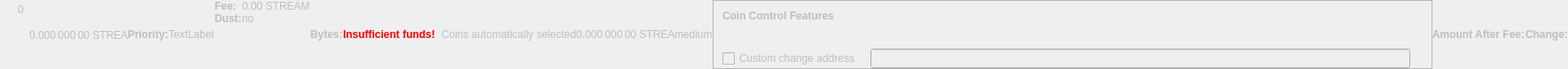
    <widget class="QWidget" name="dummyHideWidget" native="true">
     <property name="enabled">
      <bool>false</bool>
     </property>
     <property name="maximumSize">
      <size>
       <width>100</width>
       <height>22</height>
      </size>
     </property>
     <layout class="QHBoxLayout" name="dummyHideLayout">
      <property name="spacing">
       <number>0</number>
      </property>
      <property name="leftMargin">
       <number>0</number>
      </property>
      <property name="topMargin">
       <number>0</number>
      </property>
      <property name="rightMargin">
       <number>0</number>
      </property>
      <property name="bottomMargin">
       <number>0</number>
      </property>
      <item>
       <layout class="QFormLayout" name="formLayoutCoinControl1">
        <property name="horizontalSpacing">
         <number>10</number>
        </property>
        <property name="verticalSpacing">
         <number>14</number>
        </property>
        <property name="leftMargin">
         <number>10</number>
        </property>
        <property name="topMargin">
         <number>4</number>
        </property>
        <property name="rightMargin">
         <number>6</number>
        </property>
        <item row="0" column="1">
         <widget class="QLabel" name="labelCoinControlBytes">
          <property name="cursor">
           <cursorShape>IBeamCursor</cursorShape>
          </property>
          <property name="contextMenuPolicy">
           <enum>Qt::ActionsContextMenu</enum>
          </property>
          <property name="text">
           <string notr="true">0</string>
          </property>
          <property name="textInteractionFlags">
           <set>Qt::LinksAccessibleByMouse|Qt::TextSelectableByKeyboard|Qt::TextSelectableByMouse</set>
          </property>
         </widget>
        </item>
       </layout>
      </item>
      <item>
       <widget class="QLabel" name="labelCoinControlAfterFee">
        <property name="enabled">
         <bool>false</bool>
        </property>
        <property name="sizePolicy">
         <sizepolicy hsizetype="Fixed" vsizetype="Fixed">
          <horstretch>0</horstretch>
          <verstretch>0</verstretch>
         </sizepolicy>
        </property>
        <property name="minimumSize">
         <size>
          <width>111</width>
          <height>12</height>
         </size>
        </property>
        <property name="maximumSize">
         <size>
          <width>111</width>
          <height>12</height>
         </size>
        </property>
        <property name="cursor">
         <cursorShape>IBeamCursor</cursorShape>
        </property>
        <property name="contextMenuPolicy">
         <enum>Qt::ActionsContextMenu</enum>
        </property>
        <property name="text">
         <string notr="true">0.000 000 00 STREAM</string>
        </property>
        <property name="textInteractionFlags">
         <set>Qt::LinksAccessibleByMouse|Qt::TextSelectableByKeyboard|Qt::TextSelectableByMouse</set>
        </property>
       </widget>
      </item>
      <item>
       <widget class="QLabel" name="labelCoinControlPriorityText">
        <property name="enabled">
         <bool>false</bool>
        </property>
        <property name="font">
         <font>
          <weight>75</weight>
          <bold>true</bold>
         </font>
        </property>
        <property name="text">
         <string>Priority:</string>
        </property>
       </widget>
      </item>
      <item>
       <layout class="QHBoxLayout" name="horizontalLayout">
        <item>
         <widget class="QLabel" name="WarningLabel">
          <property name="text">
           <string>TextLabel</string>
          </property>
         </widget>
        </item>
       </layout>
      </item>
      <item>
       <layout class="QFormLayout" name="formLayoutCoinControl3">
        <property name="horizontalSpacing">
         <number>0</number>
        </property>
        <property name="verticalSpacing">
         <number>0</number>
        </property>
        <property name="leftMargin">
         <number>0</number>
        </property>
        <property name="topMargin">
         <number>0</number>
        </property>
        <property name="rightMargin">
         <number>0</number>
        </property>
        <item row="0" column="0">
         <widget class="QLabel" name="labelCoinControlFeeText">
          <property name="enabled">
           <bool>false</bool>
          </property>
          <property name="font">
           <font>
            <weight>75</weight>
            <bold>true</bold>
           </font>
          </property>
          <property name="text">
           <string>Fee:</string>
          </property>
          <property name="margin">
           <number>0</number>
          </property>
         </widget>
        </item>
        <item row="0" column="1">
         <widget class="QLabel" name="labelCoinControlFee">
          <property name="enabled">
           <bool>false</bool>
          </property>
          <property name="cursor">
           <cursorShape>IBeamCursor</cursorShape>
          </property>
          <property name="contextMenuPolicy">
           <enum>Qt::ActionsContextMenu</enum>
          </property>
          <property name="text">
           <string notr="true">0.00 STREAM</string>
          </property>
          <property name="textInteractionFlags">
           <set>Qt::LinksAccessibleByMouse|Qt::TextSelectableByKeyboard|Qt::TextSelectableByMouse</set>
          </property>
         </widget>
        </item>
        <item row="1" column="0">
         <widget class="QLabel" name="labelCoinControlLowOutputText">
          <property name="enabled">
           <bool>false</bool>
          </property>
          <property name="font">
           <font>
            <weight>75</weight>
            <bold>true</bold>
           </font>
          </property>
          <property name="text">
           <string>Dust:</string>
          </property>
         </widget>
        </item>
        <item row="1" column="1">
         <widget class="QLabel" name="labelCoinControlLowOutput">
          <property name="enabled">
           <bool>false</bool>
          </property>
          <property name="cursor">
           <cursorShape>IBeamCursor</cursorShape>
          </property>
          <property name="contextMenuPolicy">
           <enum>Qt::ActionsContextMenu</enum>
          </property>
          <property name="text">
           <string>no</string>
          </property>
          <property name="textInteractionFlags">
           <set>Qt::LinksAccessibleByMouse|Qt::TextSelectableByKeyboard|Qt::TextSelectableByMouse</set>
          </property>
         </widget>
        </item>
       </layout>
      </item>
      <item>
       <widget class="QLabel" name="labelCoinControlBytesText">
        <property name="enabled">
         <bool>false</bool>
        </property>
        <property name="font">
         <font>
          <weight>75</weight>
          <bold>true</bold>
         </font>
        </property>
        <property name="text">
         <string>Bytes:</string>
        </property>
       </widget>
      </item>
      <item>
       <layout class="QFormLayout" name="formLayoutCoinControl2">
        <property name="horizontalSpacing">
         <number>0</number>
        </property>
        <property name="verticalSpacing">
         <number>0</number>
        </property>
        <property name="leftMargin">
         <number>0</number>
        </property>
        <property name="topMargin">
         <number>0</number>
        </property>
        <property name="rightMargin">
         <number>0</number>
        </property>
       </layout>
      </item>
      <item>
       <layout class="QHBoxLayout" name="horizontalLayoutCoinControl2">
        <property name="spacing">
         <number>0</number>
        </property>
        <property name="bottomMargin">
         <number>0</number>
        </property>
       </layout>
      </item>
      <item>
       <widget class="QLabel" name="labelCoinControlInsuffFunds">
        <property name="enabled">
         <bool>false</bool>
        </property>
        <property name="minimumSize">
         <size>
          <width>0</width>
          <height>0</height>
         </size>
        </property>
        <property name="font">
         <font>
          <weight>75</weight>
          <bold>true</bold>
         </font>
        </property>
        <property name="styleSheet">
         <string notr="true">color:red;font-weight:bold;</string>
        </property>
        <property name="text">
         <string>Insufficient funds!</string>
        </property>
        <property name="margin">
         <number>5</number>
        </property>
       </widget>
      </item>
      <item>
       <layout class="QFormLayout" name="formLayoutCoinControl4">
        <property name="horizontalSpacing">
         <number>0</number>
        </property>
        <property name="verticalSpacing">
         <number>0</number>
        </property>
        <property name="leftMargin">
         <number>0</number>
        </property>
        <property name="topMargin">
         <number>0</number>
        </property>
        <property name="rightMargin">
         <number>0</number>
        </property>
       </layout>
      </item>
      <item>
       <widget class="QLabel" name="labelCoinControlChangeLabel">
        <property name="enabled">
         <bool>false</bool>
        </property>
        <property name="sizePolicy">
         <sizepolicy hsizetype="Preferred" vsizetype="Expanding">
          <horstretch>0</horstretch>
          <verstretch>0</verstretch>
         </sizepolicy>
        </property>
        <property name="minimumSize">
         <size>
          <width>0</width>
          <height>0</height>
         </size>
        </property>
        <property name="text">
         <string/>
        </property>
        <property name="margin">
         <number>3</number>
        </property>
       </widget>
      </item>
      <item>
       <widget class="QLabel" name="labelCoinControlAutomaticallySelected">
        <property name="enabled">
         <bool>false</bool>
        </property>
        <property name="sizePolicy">
         <sizepolicy hsizetype="Fixed" vsizetype="Fixed">
          <horstretch>0</horstretch>
          <verstretch>0</verstretch>
         </sizepolicy>
        </property>
        <property name="minimumSize">
         <size>
          <width>0</width>
          <height>0</height>
         </size>
        </property>
        <property name="maximumSize">
         <size>
          <width>240</width>
          <height>16777215</height>
         </size>
        </property>
        <property name="text">
         <string>Coins automatically selected</string>
        </property>
        <property name="margin">
         <number>5</number>
        </property>
       </widget>
      </item>
      <item>
       <widget class="QLabel" name="labelCoinControlChange">
        <property name="enabled">
         <bool>false</bool>
        </property>
        <property name="sizePolicy">
         <sizepolicy hsizetype="Fixed" vsizetype="Fixed">
          <horstretch>0</horstretch>
          <verstretch>0</verstretch>
         </sizepolicy>
        </property>
        <property name="minimumSize">
         <size>
          <width>111</width>
          <height>0</height>
         </size>
        </property>
        <property name="maximumSize">
         <size>
          <width>111</width>
          <height>16777215</height>
         </size>
        </property>
        <property name="cursor">
         <cursorShape>IBeamCursor</cursorShape>
        </property>
        <property name="contextMenuPolicy">
         <enum>Qt::ActionsContextMenu</enum>
        </property>
        <property name="text">
         <string notr="true">0.000 000 00 STREAM</string>
        </property>
        <property name="textInteractionFlags">
         <set>Qt::LinksAccessibleByMouse|Qt::TextSelectableByKeyboard|Qt::TextSelectableByMouse</set>
        </property>
       </widget>
      </item>
      <item>
       <widget class="QLabel" name="labelCoinControlPriority">
        <property name="enabled">
         <bool>false</bool>
        </property>
        <property name="cursor">
         <cursorShape>IBeamCursor</cursorShape>
        </property>
        <property name="contextMenuPolicy">
         <enum>Qt::ActionsContextMenu</enum>
        </property>
        <property name="text">
         <string>medium</string>
        </property>
        <property name="textInteractionFlags">
         <set>Qt::LinksAccessibleByMouse|Qt::TextSelectableByKeyboard|Qt::TextSelectableByMouse</set>
        </property>
       </widget>
      </item>
      <item>
       <widget class="QFrame" name="frameCoinControl">
        <property name="sizePolicy">
         <sizepolicy hsizetype="Expanding" vsizetype="Expanding">
          <horstretch>0</horstretch>
          <verstretch>0</verstretch>
         </sizepolicy>
        </property>
        <property name="maximumSize">
         <size>
          <width>16777215</width>
          <height>16777215</height>
         </size>
        </property>
        <property name="frameShape">
         <enum>QFrame::StyledPanel</enum>
        </property>
        <property name="frameShadow">
         <enum>QFrame::Sunken</enum>
        </property>
        <layout class="QVBoxLayout" name="verticalLayoutCoinControl2_2">
         <property name="spacing">
          <number>0</number>
         </property>
         <property name="leftMargin">
          <number>0</number>
         </property>
         <property name="topMargin">
          <number>0</number>
         </property>
         <property name="rightMargin">
          <number>0</number>
         </property>
         <property name="bottomMargin">
          <number>0</number>
         </property>
         <item>
          <layout class="QVBoxLayout" name="verticalLayoutCoinControl" stretch="0,0,0,1">
           <property name="spacing">
            <number>0</number>
           </property>
           <property name="leftMargin">
            <number>10</number>
           </property>
           <property name="topMargin">
            <number>10</number>
           </property>
           <item>
            <layout class="QHBoxLayout" name="horizontalLayoutCoinControl1">
             <property name="bottomMargin">
              <number>15</number>
             </property>
             <item>
              <widget class="QLabel" name="labelCoinControlFeatures">
               <property name="enabled">
                <bool>false</bool>
               </property>
               <property name="sizePolicy">
                <sizepolicy hsizetype="Preferred" vsizetype="Maximum">
                 <horstretch>0</horstretch>
                 <verstretch>0</verstretch>
                </sizepolicy>
               </property>
               <property name="font">
                <font>
                 <weight>75</weight>
                 <bold>true</bold>
                </font>
               </property>
               <property name="styleSheet">
                <string notr="true">font-weight:bold;</string>
               </property>
               <property name="text">
                <string>Coin Control Features</string>
               </property>
              </widget>
             </item>
            </layout>
           </item>
           <item>
            <widget class="QWidget" name="widgetCoinControl" native="true">
             <property name="sizePolicy">
              <sizepolicy hsizetype="Preferred" vsizetype="Preferred">
               <horstretch>0</horstretch>
               <verstretch>0</verstretch>
              </sizepolicy>
             </property>
             <property name="minimumSize">
              <size>
               <width>0</width>
               <height>0</height>
              </size>
             </property>
             <property name="styleSheet">
              <string notr="true"/>
             </property>
             <layout class="QHBoxLayout" name="horizontalLayoutCoinControl5_2">
              <property name="leftMargin">
               <number>0</number>
              </property>
              <property name="topMargin">
               <number>0</number>
              </property>
              <property name="rightMargin">
               <number>0</number>
              </property>
              <property name="bottomMargin">
               <number>0</number>
              </property>
              <item>
               <layout class="QHBoxLayout" name="horizontalLayoutCoinControl3">
                <property name="spacing">
                 <number>20</number>
                </property>
                <property name="topMargin">
                 <number>0</number>
                </property>
                <property name="bottomMargin">
                 <number>10</number>
                </property>
               </layout>
              </item>
             </layout>
            </widget>
           </item>
           <item>
            <layout class="QHBoxLayout" name="horizontalLayoutCoinControl4" stretch="0,0,0">
             <property name="spacing">
              <number>12</number>
             </property>
             <property name="sizeConstraint">
              <enum>QLayout::SetDefaultConstraint</enum>
             </property>
             <property name="topMargin">
              <number>5</number>
             </property>
             <property name="rightMargin">
              <number>5</number>
             </property>
             <item>
              <widget class="QCheckBox" name="checkBoxCoinControlChange">
               <property name="enabled">
                <bool>false</bool>
               </property>
               <property name="toolTip">
                <string>If this is activated, but the change address is empty or invalid, change will be sent to a newly generated address.</string>
               </property>
               <property name="text">
                <string>Custom change address</string>
               </property>
              </widget>
             </item>
             <item>
              <widget class="QValidatedLineEdit" name="lineEditCoinControlChange">
               <property name="enabled">
                <bool>false</bool>
               </property>
               <property name="sizePolicy">
                <sizepolicy hsizetype="Expanding" vsizetype="Fixed">
                 <horstretch>0</horstretch>
                 <verstretch>0</verstretch>
                </sizepolicy>
               </property>
              </widget>
             </item>
             <item>
              <widget class="QLabel" name="labelCoinControlChangeLabel_2">
               <property name="sizePolicy">
                <sizepolicy hsizetype="Preferred" vsizetype="Expanding">
                 <horstretch>0</horstretch>
                 <verstretch>0</verstretch>
                </sizepolicy>
               </property>
               <property name="minimumSize">
                <size>
                 <width>0</width>
                 <height>0</height>
                </size>
               </property>
               <property name="text">
                <string/>
               </property>
               <property name="margin">
                <number>3</number>
               </property>
              </widget>
             </item>
            </layout>
           </item>
           <item>
            <spacer name="verticalSpacerCoinControl">
             <property name="orientation">
              <enum>Qt::Vertical</enum>
             </property>
             <property name="sizeHint" stdset="0">
              <size>
               <width>800</width>
               <height>1</height>
              </size>
             </property>
            </spacer>
           </item>
          </layout>
         </item>
        </layout>
       </widget>
      </item>
      <item>
       <widget class="QLabel" name="labelCoinControlAfterFeeText">
        <property name="enabled">
         <bool>false</bool>
        </property>
        <property name="minimumSize">
         <size>
          <width>0</width>
          <height>0</height>
         </size>
        </property>
        <property name="maximumSize">
         <size>
          <width>16777215</width>
          <height>16777215</height>
         </size>
        </property>
        <property name="font">
         <font>
          <weight>75</weight>
          <bold>true</bold>
         </font>
        </property>
        <property name="text">
         <string>Amount After Fee:</string>
        </property>
        <property name="alignment">
         <set>Qt::AlignLeading|Qt::AlignLeft|Qt::AlignVCenter</set>
        </property>
        <property name="margin">
         <number>0</number>
        </property>
       </widget>
      </item>
      <item>
       <widget class="QLabel" name="labelCoinControlChangeText">
        <property name="enabled">
         <bool>false</bool>
        </property>
        <property name="sizePolicy">
         <sizepolicy hsizetype="Preferred" vsizetype="Preferred">
          <horstretch>0</horstretch>
          <verstretch>0</verstretch>
         </sizepolicy>
        </property>
        <property name="minimumSize">
         <size>
          <width>0</width>
          <height>0</height>
         </size>
        </property>
        <property name="maximumSize">
         <size>
          <width>16777215</width>
          <height>16777215</height>
         </size>
        </property>
        <property name="font">
         <font>
          <weight>75</weight>
          <bold>true</bold>
         </font>
        </property>
        <property name="text">
         <string>Change:</string>
        </property>
        <property name="alignment">
         <set>Qt::AlignLeading|Qt::AlignLeft|Qt::AlignVCenter</set>
        </property>
       </widget>
      </item>
     </layout>
    </widget>
